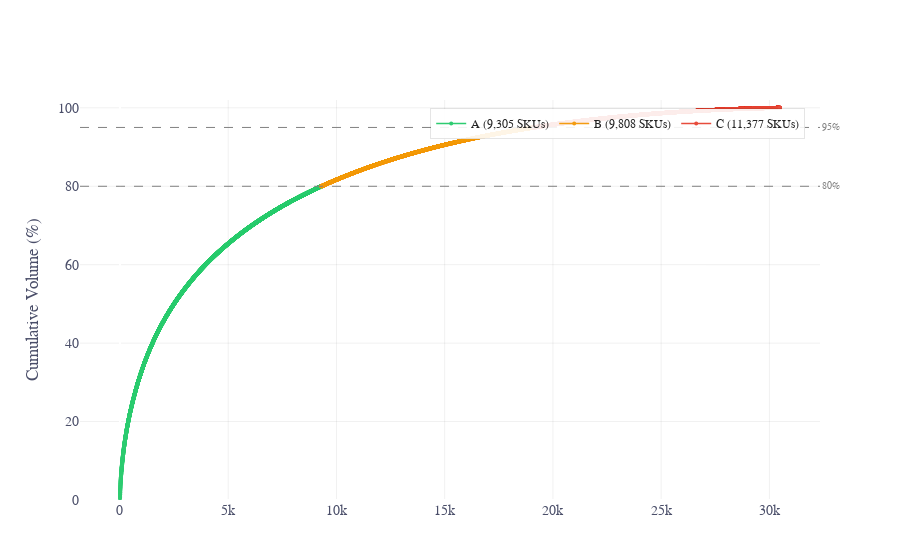

This figure's notebook cell:
### Code cell
plot_pareto(abc_df, id_col='unique_id',
            value_col='total_volume',
            cumulative_col='cumulative_pct',
            color_col='abc_class',
            style={"x_title": ""})

### Figure 1 — Plotly figure (JSON) as saved in the notebook; plotly's stock layout.template omitted (floating-point values rounded to 4 significant figures; data arrays with more than 128 entries replaced by an {"elided": "..."} marker saying what was removed)
{"data": [{"line": {"color": "#2ecc71", "width": 1.5}, "marker": {"color": "#2ecc71", "size": 4}, "mode": "markers+lines", "name": "A (9,305 SKUs)", "type": "scatter", "x": {"elided": "9305 int values"}, "y": {"elided": "9305 float values"}}, {"line": {"color": "#f39c12", "width": 1.5}, "marker": {"color": "#f39c12", "size": 4}, "mode": "markers+lines", "name": "B (9,808 SKUs)", "type": "scatter", "x": {"elided": "9808 int values"}, "y": {"elided": "9808 float values"}}, {"line": {"color": "#e74c3c", "width": 1.5}, "marker": {"color": "#e74c3c", "size": 4}, "mode": "markers+lines", "name": "C (11,377 SKUs)", "type": "scatter", "x": {"elided": "11377 int values"}, "y": {"elided": "11377 float values"}}], "layout": {"annotations": [{"font": {"color": "gray", "size": 10}, "showarrow": false, "text": "80%", "x": 1, "xanchor": "left", "xref": "x domain", "y": 80, "yanchor": "middle", "yref": "y"}, {"font": {"color": "gray", "size": 10}, "showarrow": false, "text": "95%", "x": 1, "xanchor": "left", "xref": "x domain", "y": 95, "yanchor": "middle", "yref": "y"}], "font": {"family": "Source Sans Pro", "size": 14}, "legend": {"bgcolor": "rgba(255,255,255,0.9)", "bordercolor": "rgba(0,0,0,0.1)", "borderwidth": 1, "font": {"color": "#222222", "size": 12}, "orientation": "h", "x": 0.98, "xanchor": "right", "y": 0.98, "yanchor": "top"}, "margin": {"b": 60}, "paper_bgcolor": "white", "plot_bgcolor": "white", "shapes": [{"line": {"color": "gray", "dash": "dash", "width": 1}, "type": "line", "x0": 0, "x1": 1, "xref": "x domain", "y0": 80, "y1": 80, "yref": "y"}, {"line": {"color": "gray", "dash": "dash", "width": 1}, "type": "line", "x0": 0, "x1": 1, "xref": "x domain", "y0": 95, "y1": 95, "yref": "y"}], "xaxis": {"color": "#4A4E69", "gridcolor": "rgba(0,0,0,0.06)", "showgrid": true, "tickcolor": "#4A4E69", "title": {"text": ""}}, "yaxis": {"color": "#4A4E69", "gridcolor": "rgba(0,0,0,0.06)", "range": [0, 102], "showgrid": true, "tickcolor": "#4A4E69", "title": {"text": "Cumulative Volume (%)"}}}}
